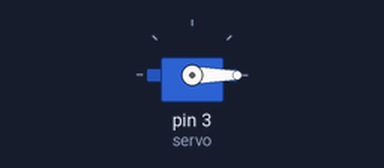
The sketch below on a simulated Arduino Uno, built with avr-gcc and run on an emulated ATmega328P. Shown: servo.

Above: at 0.05 s.
At 4.75 s:
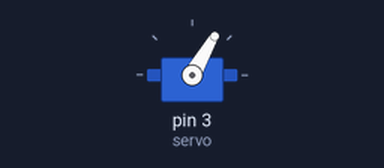
At 9.45 s:
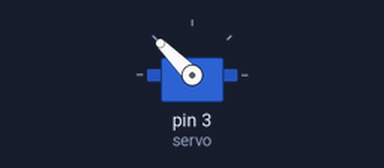
At 18.95 s:
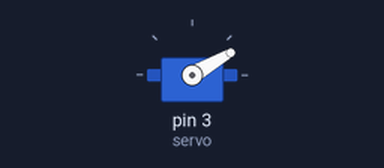
Timing chart, 0 to 26.0 s (numbered marks = the images above):
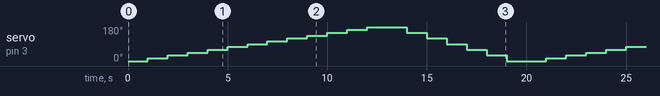

The sketch:

Servo.ino
```cpp
#include<Servo.h>

Servo servo;
void setup() {
  servo.attach(3);

}

void loop() {
 for(int i=0 ;i <= 180 ;i+=15){
    servo.write(i);
    delay(1000);
 }
 for(int g=180 ; g>=0 ;g-=30){
  servo.write(g);
  delay(1000);
 }

}
```
